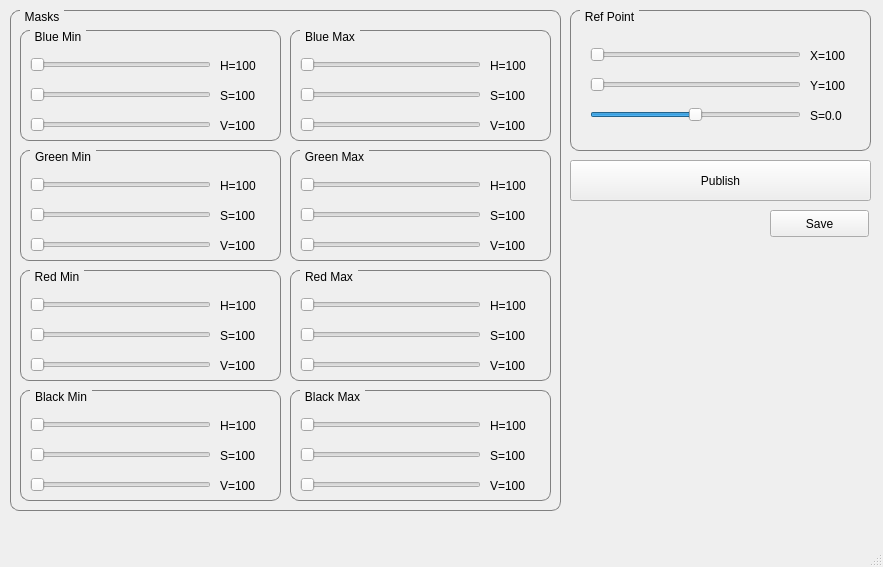
<?xml version="1.0" encoding="UTF-8"?>
<ui version="4.0">
 <class>MainWindow</class>
 <widget class="QMainWindow" name="MainWindow">
  <property name="geometry">
   <rect>
    <x>0</x>
    <y>0</y>
    <width>883</width>
    <height>567</height>
   </rect>
  </property>
  <property name="windowTitle">
   <string>MainWindow</string>
  </property>
  <widget class="QWidget" name="centralwidget">
   <widget class="QGroupBox" name="groupBox">
    <property name="geometry">
     <rect>
      <x>10</x>
      <y>10</y>
      <width>551</width>
      <height>501</height>
     </rect>
    </property>
    <property name="styleSheet">
     <string notr="true">QGroupBox {
    border: 1px solid gray;
    border-radius: 9px;
    margin-top: 0.5em;
}

QGroupBox::title {
    subcontrol-origin: margin;
    left: 10px;
    padding: 0 3px 0 3px;
}</string>
    </property>
    <property name="title">
     <string>Masks</string>
    </property>
    <property name="flat">
     <bool>false</bool>
    </property>
    <widget class="QGroupBox" name="groupBox_2">
     <property name="geometry">
      <rect>
       <x>10</x>
       <y>20</y>
       <width>261</width>
       <height>111</height>
      </rect>
     </property>
     <property name="title">
      <string>Blue Min</string>
     </property>
     <widget class="QSlider" name="sld_min_hsv_blue_h">
      <property name="geometry">
       <rect>
        <x>10</x>
        <y>20</y>
        <width>181</width>
        <height>29</height>
       </rect>
      </property>
      <property name="maximum">
       <number>360</number>
      </property>
      <property name="orientation">
       <enum>Qt::Horizontal</enum>
      </property>
     </widget>
     <widget class="QLabel" name="lbl_min_hsv_blue_h">
      <property name="geometry">
       <rect>
        <x>200</x>
        <y>20</y>
        <width>51</width>
        <height>31</height>
       </rect>
      </property>
      <property name="text">
       <string>H=100</string>
      </property>
     </widget>
     <widget class="QLabel" name="lbl_min_hsv_blue_s">
      <property name="geometry">
       <rect>
        <x>200</x>
        <y>50</y>
        <width>51</width>
        <height>31</height>
       </rect>
      </property>
      <property name="text">
       <string>S=100</string>
      </property>
     </widget>
     <widget class="QSlider" name="sld_min_hsv_blue_s">
      <property name="geometry">
       <rect>
        <x>10</x>
        <y>50</y>
        <width>181</width>
        <height>29</height>
       </rect>
      </property>
      <property name="maximum">
       <number>100</number>
      </property>
      <property name="orientation">
       <enum>Qt::Horizontal</enum>
      </property>
     </widget>
     <widget class="QLabel" name="lbl_min_hsv_blue_v">
      <property name="geometry">
       <rect>
        <x>200</x>
        <y>80</y>
        <width>51</width>
        <height>31</height>
       </rect>
      </property>
      <property name="text">
       <string>V=100</string>
      </property>
     </widget>
     <widget class="QSlider" name="sld_min_hsv_blue_v">
      <property name="geometry">
       <rect>
        <x>10</x>
        <y>80</y>
        <width>181</width>
        <height>29</height>
       </rect>
      </property>
      <property name="maximum">
       <number>100</number>
      </property>
      <property name="orientation">
       <enum>Qt::Horizontal</enum>
      </property>
     </widget>
    </widget>
    <widget class="QGroupBox" name="groupBox_3">
     <property name="geometry">
      <rect>
       <x>10</x>
       <y>140</y>
       <width>261</width>
       <height>111</height>
      </rect>
     </property>
     <property name="title">
      <string>Green Min</string>
     </property>
     <widget class="QSlider" name="sld_min_hsv_green_h">
      <property name="geometry">
       <rect>
        <x>10</x>
        <y>20</y>
        <width>181</width>
        <height>29</height>
       </rect>
      </property>
      <property name="maximum">
       <number>360</number>
      </property>
      <property name="orientation">
       <enum>Qt::Horizontal</enum>
      </property>
     </widget>
     <widget class="QLabel" name="lbl_min_hsv_green_h">
      <property name="geometry">
       <rect>
        <x>200</x>
        <y>20</y>
        <width>51</width>
        <height>31</height>
       </rect>
      </property>
      <property name="text">
       <string>H=100</string>
      </property>
     </widget>
     <widget class="QLabel" name="lbl_min_hsv_green_s">
      <property name="geometry">
       <rect>
        <x>200</x>
        <y>50</y>
        <width>51</width>
        <height>31</height>
       </rect>
      </property>
      <property name="text">
       <string>S=100</string>
      </property>
     </widget>
     <widget class="QSlider" name="sld_min_hsv_green_s">
      <property name="geometry">
       <rect>
        <x>10</x>
        <y>50</y>
        <width>181</width>
        <height>29</height>
       </rect>
      </property>
      <property name="maximum">
       <number>100</number>
      </property>
      <property name="orientation">
       <enum>Qt::Horizontal</enum>
      </property>
     </widget>
     <widget class="QLabel" name="lbl_min_hsv_green_v">
      <property name="geometry">
       <rect>
        <x>200</x>
        <y>80</y>
        <width>51</width>
        <height>31</height>
       </rect>
      </property>
      <property name="text">
       <string>V=100</string>
      </property>
     </widget>
     <widget class="QSlider" name="sld_min_hsv_green_v">
      <property name="geometry">
       <rect>
        <x>10</x>
        <y>80</y>
        <width>181</width>
        <height>29</height>
       </rect>
      </property>
      <property name="maximum">
       <number>100</number>
      </property>
      <property name="orientation">
       <enum>Qt::Horizontal</enum>
      </property>
     </widget>
    </widget>
    <widget class="QGroupBox" name="groupBox_4">
     <property name="geometry">
      <rect>
       <x>10</x>
       <y>260</y>
       <width>261</width>
       <height>111</height>
      </rect>
     </property>
     <property name="title">
      <string>Red Min</string>
     </property>
     <widget class="QSlider" name="sld_min_hsv_red_h">
      <property name="geometry">
       <rect>
        <x>10</x>
        <y>20</y>
        <width>181</width>
        <height>29</height>
       </rect>
      </property>
      <property name="maximum">
       <number>360</number>
      </property>
      <property name="orientation">
       <enum>Qt::Horizontal</enum>
      </property>
     </widget>
     <widget class="QLabel" name="lbl_min_hsv_red_h">
      <property name="geometry">
       <rect>
        <x>200</x>
        <y>20</y>
        <width>51</width>
        <height>31</height>
       </rect>
      </property>
      <property name="text">
       <string>H=100</string>
      </property>
     </widget>
     <widget class="QLabel" name="lbl_min_hsv_red_s">
      <property name="geometry">
       <rect>
        <x>200</x>
        <y>50</y>
        <width>51</width>
        <height>31</height>
       </rect>
      </property>
      <property name="text">
       <string>S=100</string>
      </property>
     </widget>
     <widget class="QSlider" name="sld_min_hsv_red_s">
      <property name="geometry">
       <rect>
        <x>10</x>
        <y>50</y>
        <width>181</width>
        <height>29</height>
       </rect>
      </property>
      <property name="maximum">
       <number>100</number>
      </property>
      <property name="orientation">
       <enum>Qt::Horizontal</enum>
      </property>
     </widget>
     <widget class="QLabel" name="lbl_min_hsv_red_v">
      <property name="geometry">
       <rect>
        <x>200</x>
        <y>80</y>
        <width>51</width>
        <height>31</height>
       </rect>
      </property>
      <property name="text">
       <string>V=100</string>
      </property>
     </widget>
     <widget class="QSlider" name="sld_min_hsv_red_v">
      <property name="geometry">
       <rect>
        <x>10</x>
        <y>80</y>
        <width>181</width>
        <height>29</height>
       </rect>
      </property>
      <property name="maximum">
       <number>100</number>
      </property>
      <property name="orientation">
       <enum>Qt::Horizontal</enum>
      </property>
     </widget>
    </widget>
    <widget class="QGroupBox" name="groupBox_5">
     <property name="geometry">
      <rect>
       <x>10</x>
       <y>380</y>
       <width>261</width>
       <height>111</height>
      </rect>
     </property>
     <property name="title">
      <string>Black Min</string>
     </property>
     <widget class="QSlider" name="sld_min_hsv_black_h">
      <property name="geometry">
       <rect>
        <x>10</x>
        <y>20</y>
        <width>181</width>
        <height>29</height>
       </rect>
      </property>
      <property name="maximum">
       <number>360</number>
      </property>
      <property name="orientation">
       <enum>Qt::Horizontal</enum>
      </property>
     </widget>
     <widget class="QLabel" name="lbl_min_hsv_black_h">
      <property name="geometry">
       <rect>
        <x>200</x>
        <y>20</y>
        <width>51</width>
        <height>31</height>
       </rect>
      </property>
      <property name="text">
       <string>H=100</string>
      </property>
     </widget>
     <widget class="QLabel" name="lbl_min_hsv_black_s">
      <property name="geometry">
       <rect>
        <x>200</x>
        <y>50</y>
        <width>51</width>
        <height>31</height>
       </rect>
      </property>
      <property name="text">
       <string>S=100</string>
      </property>
     </widget>
     <widget class="QSlider" name="sld_min_hsv_black_s">
      <property name="geometry">
       <rect>
        <x>10</x>
        <y>50</y>
        <width>181</width>
        <height>29</height>
       </rect>
      </property>
      <property name="maximum">
       <number>100</number>
      </property>
      <property name="orientation">
       <enum>Qt::Horizontal</enum>
      </property>
     </widget>
     <widget class="QLabel" name="lbl_min_hsv_black_v">
      <property name="geometry">
       <rect>
        <x>200</x>
        <y>80</y>
        <width>51</width>
        <height>31</height>
       </rect>
      </property>
      <property name="text">
       <string>V=100</string>
      </property>
     </widget>
     <widget class="QSlider" name="sld_min_hsv_black_v">
      <property name="geometry">
       <rect>
        <x>10</x>
        <y>80</y>
        <width>181</width>
        <height>29</height>
       </rect>
      </property>
      <property name="maximum">
       <number>100</number>
      </property>
      <property name="orientation">
       <enum>Qt::Horizontal</enum>
      </property>
     </widget>
    </widget>
    <widget class="QGroupBox" name="groupBox_9">
     <property name="geometry">
      <rect>
       <x>280</x>
       <y>140</y>
       <width>261</width>
       <height>111</height>
      </rect>
     </property>
     <property name="title">
      <string>Green Max</string>
     </property>
     <widget class="QSlider" name="sld_max_hsv_green_h">
      <property name="geometry">
       <rect>
        <x>10</x>
        <y>20</y>
        <width>181</width>
        <height>29</height>
       </rect>
      </property>
      <property name="maximum">
       <number>360</number>
      </property>
      <property name="orientation">
       <enum>Qt::Horizontal</enum>
      </property>
     </widget>
     <widget class="QLabel" name="lbl_max_hsv_green_h">
      <property name="geometry">
       <rect>
        <x>200</x>
        <y>20</y>
        <width>51</width>
        <height>31</height>
       </rect>
      </property>
      <property name="text">
       <string>H=100</string>
      </property>
     </widget>
     <widget class="QLabel" name="lbl_max_hsv_green_s">
      <property name="geometry">
       <rect>
        <x>200</x>
        <y>50</y>
        <width>51</width>
        <height>31</height>
       </rect>
      </property>
      <property name="text">
       <string>S=100</string>
      </property>
     </widget>
     <widget class="QSlider" name="sld_max_hsv_green_s">
      <property name="geometry">
       <rect>
        <x>10</x>
        <y>50</y>
        <width>181</width>
        <height>29</height>
       </rect>
      </property>
      <property name="maximum">
       <number>100</number>
      </property>
      <property name="orientation">
       <enum>Qt::Horizontal</enum>
      </property>
     </widget>
     <widget class="QLabel" name="lbl_max_hsv_green_v">
      <property name="geometry">
       <rect>
        <x>200</x>
        <y>80</y>
        <width>51</width>
        <height>31</height>
       </rect>
      </property>
      <property name="text">
       <string>V=100</string>
      </property>
     </widget>
     <widget class="QSlider" name="sld_max_hsv_green_v">
      <property name="geometry">
       <rect>
        <x>10</x>
        <y>80</y>
        <width>181</width>
        <height>29</height>
       </rect>
      </property>
      <property name="maximum">
       <number>100</number>
      </property>
      <property name="orientation">
       <enum>Qt::Horizontal</enum>
      </property>
     </widget>
    </widget>
    <widget class="QGroupBox" name="groupBox_6">
     <property name="geometry">
      <rect>
       <x>280</x>
       <y>260</y>
       <width>261</width>
       <height>111</height>
      </rect>
     </property>
     <property name="title">
      <string>Red Max</string>
     </property>
     <widget class="QSlider" name="sld_max_hsv_red_h">
      <property name="geometry">
       <rect>
        <x>10</x>
        <y>20</y>
        <width>181</width>
        <height>29</height>
       </rect>
      </property>
      <property name="maximum">
       <number>360</number>
      </property>
      <property name="orientation">
       <enum>Qt::Horizontal</enum>
      </property>
     </widget>
     <widget class="QLabel" name="lbl_max_hsv_red_h">
      <property name="geometry">
       <rect>
        <x>200</x>
        <y>20</y>
        <width>51</width>
        <height>31</height>
       </rect>
      </property>
      <property name="text">
       <string>H=100</string>
      </property>
     </widget>
     <widget class="QLabel" name="lbl_max_hsv_red_s">
      <property name="geometry">
       <rect>
        <x>200</x>
        <y>50</y>
        <width>51</width>
        <height>31</height>
       </rect>
      </property>
      <property name="text">
       <string>S=100</string>
      </property>
     </widget>
     <widget class="QSlider" name="sld_max_hsv_red_s">
      <property name="geometry">
       <rect>
        <x>10</x>
        <y>50</y>
        <width>181</width>
        <height>29</height>
       </rect>
      </property>
      <property name="maximum">
       <number>100</number>
      </property>
      <property name="orientation">
       <enum>Qt::Horizontal</enum>
      </property>
     </widget>
     <widget class="QLabel" name="lbl_max_hsv_red_v">
      <property name="geometry">
       <rect>
        <x>200</x>
        <y>80</y>
        <width>51</width>
        <height>31</height>
       </rect>
      </property>
      <property name="text">
       <string>V=100</string>
      </property>
     </widget>
     <widget class="QSlider" name="sld_max_hsv_red_v">
      <property name="geometry">
       <rect>
        <x>10</x>
        <y>80</y>
        <width>181</width>
        <height>29</height>
       </rect>
      </property>
      <property name="maximum">
       <number>100</number>
      </property>
      <property name="orientation">
       <enum>Qt::Horizontal</enum>
      </property>
     </widget>
    </widget>
    <widget class="QGroupBox" name="groupBox_8">
     <property name="geometry">
      <rect>
       <x>280</x>
       <y>20</y>
       <width>261</width>
       <height>111</height>
      </rect>
     </property>
     <property name="title">
      <string>Blue Max</string>
     </property>
     <widget class="QSlider" name="sld_max_hsv_blue_h">
      <property name="geometry">
       <rect>
        <x>10</x>
        <y>20</y>
        <width>181</width>
        <height>29</height>
       </rect>
      </property>
      <property name="maximum">
       <number>360</number>
      </property>
      <property name="orientation">
       <enum>Qt::Horizontal</enum>
      </property>
     </widget>
     <widget class="QLabel" name="lbl_max_hsv_blue_h">
      <property name="geometry">
       <rect>
        <x>200</x>
        <y>20</y>
        <width>51</width>
        <height>31</height>
       </rect>
      </property>
      <property name="text">
       <string>H=100</string>
      </property>
     </widget>
     <widget class="QLabel" name="lbl_max_hsv_blue_s">
      <property name="geometry">
       <rect>
        <x>200</x>
        <y>50</y>
        <width>51</width>
        <height>31</height>
       </rect>
      </property>
      <property name="text">
       <string>S=100</string>
      </property>
     </widget>
     <widget class="QSlider" name="sld_max_hsv_blue_s">
      <property name="geometry">
       <rect>
        <x>10</x>
        <y>50</y>
        <width>181</width>
        <height>29</height>
       </rect>
      </property>
      <property name="maximum">
       <number>100</number>
      </property>
      <property name="orientation">
       <enum>Qt::Horizontal</enum>
      </property>
     </widget>
     <widget class="QLabel" name="lbl_max_hsv_blue_v">
      <property name="geometry">
       <rect>
        <x>200</x>
        <y>80</y>
        <width>51</width>
        <height>31</height>
       </rect>
      </property>
      <property name="text">
       <string>V=100</string>
      </property>
     </widget>
     <widget class="QSlider" name="sld_max_hsv_blue_v">
      <property name="geometry">
       <rect>
        <x>10</x>
        <y>80</y>
        <width>181</width>
        <height>29</height>
       </rect>
      </property>
      <property name="maximum">
       <number>100</number>
      </property>
      <property name="orientation">
       <enum>Qt::Horizontal</enum>
      </property>
     </widget>
    </widget>
    <widget class="QGroupBox" name="groupBox_7">
     <property name="geometry">
      <rect>
       <x>280</x>
       <y>380</y>
       <width>261</width>
       <height>111</height>
      </rect>
     </property>
     <property name="title">
      <string>Black Max</string>
     </property>
     <widget class="QSlider" name="sld_max_hsv_black_h">
      <property name="geometry">
       <rect>
        <x>10</x>
        <y>20</y>
        <width>181</width>
        <height>29</height>
       </rect>
      </property>
      <property name="maximum">
       <number>360</number>
      </property>
      <property name="orientation">
       <enum>Qt::Horizontal</enum>
      </property>
     </widget>
     <widget class="QLabel" name="lbl_max_hsv_black_h">
      <property name="geometry">
       <rect>
        <x>200</x>
        <y>20</y>
        <width>51</width>
        <height>31</height>
       </rect>
      </property>
      <property name="text">
       <string>H=100</string>
      </property>
     </widget>
     <widget class="QLabel" name="lbl_max_hsv_black_s">
      <property name="geometry">
       <rect>
        <x>200</x>
        <y>50</y>
        <width>51</width>
        <height>31</height>
       </rect>
      </property>
      <property name="text">
       <string>S=100</string>
      </property>
     </widget>
     <widget class="QSlider" name="sld_max_hsv_black_s">
      <property name="geometry">
       <rect>
        <x>10</x>
        <y>50</y>
        <width>181</width>
        <height>29</height>
       </rect>
      </property>
      <property name="maximum">
       <number>100</number>
      </property>
      <property name="orientation">
       <enum>Qt::Horizontal</enum>
      </property>
     </widget>
     <widget class="QLabel" name="lbl_max_hsv_black_v">
      <property name="geometry">
       <rect>
        <x>200</x>
        <y>80</y>
        <width>51</width>
        <height>31</height>
       </rect>
      </property>
      <property name="text">
       <string>V=100</string>
      </property>
     </widget>
     <widget class="QSlider" name="sld_max_hsv_black_v">
      <property name="geometry">
       <rect>
        <x>10</x>
        <y>80</y>
        <width>181</width>
        <height>29</height>
       </rect>
      </property>
      <property name="maximum">
       <number>100</number>
      </property>
      <property name="orientation">
       <enum>Qt::Horizontal</enum>
      </property>
     </widget>
    </widget>
   </widget>
   <widget class="QPushButton" name="btn_publish">
    <property name="geometry">
     <rect>
      <x>570</x>
      <y>160</y>
      <width>301</width>
      <height>41</height>
     </rect>
    </property>
    <property name="text">
     <string>Publish</string>
    </property>
   </widget>
   <widget class="QPushButton" name="btn_save">
    <property name="geometry">
     <rect>
      <x>770</x>
      <y>210</y>
      <width>99</width>
      <height>27</height>
     </rect>
    </property>
    <property name="text">
     <string>Save</string>
    </property>
   </widget>
   <widget class="QGroupBox" name="groupBox_10">
    <property name="geometry">
     <rect>
      <x>570</x>
      <y>10</y>
      <width>301</width>
      <height>141</height>
     </rect>
    </property>
    <property name="styleSheet">
     <string notr="true">QGroupBox {
    border: 1px solid gray;
    border-radius: 9px;
    margin-top: 0.5em;
}

QGroupBox::title {
    subcontrol-origin: margin;
    left: 10px;
    padding: 0 3px 0 3px;
}</string>
    </property>
    <property name="title">
     <string>Ref Point</string>
    </property>
    <property name="flat">
     <bool>false</bool>
    </property>
    <widget class="QSlider" name="sld_ref_s">
     <property name="geometry">
      <rect>
       <x>20</x>
       <y>90</y>
       <width>211</width>
       <height>29</height>
      </rect>
     </property>
     <property name="minimum">
      <number>-50</number>
     </property>
     <property name="maximum">
      <number>50</number>
     </property>
     <property name="orientation">
      <enum>Qt::Horizontal</enum>
     </property>
    </widget>
    <widget class="QSlider" name="sld_ref_x">
     <property name="geometry">
      <rect>
       <x>20</x>
       <y>30</y>
       <width>211</width>
       <height>29</height>
      </rect>
     </property>
     <property name="maximum">
      <number>639</number>
     </property>
     <property name="orientation">
      <enum>Qt::Horizontal</enum>
     </property>
    </widget>
    <widget class="QLabel" name="lbl_ref_y">
     <property name="enabled">
      <bool>true</bool>
     </property>
     <property name="geometry">
      <rect>
       <x>240</x>
       <y>60</y>
       <width>51</width>
       <height>31</height>
      </rect>
     </property>
     <property name="text">
      <string>Y=100</string>
     </property>
    </widget>
    <widget class="QLabel" name="lbl_ref_s">
     <property name="geometry">
      <rect>
       <x>240</x>
       <y>90</y>
       <width>51</width>
       <height>31</height>
      </rect>
     </property>
     <property name="text">
      <string>S=0.0</string>
     </property>
    </widget>
    <widget class="QLabel" name="lbl_ref_x">
     <property name="geometry">
      <rect>
       <x>240</x>
       <y>30</y>
       <width>51</width>
       <height>31</height>
      </rect>
     </property>
     <property name="text">
      <string>X=100</string>
     </property>
    </widget>
    <widget class="QSlider" name="sld_ref_y">
     <property name="geometry">
      <rect>
       <x>20</x>
       <y>60</y>
       <width>211</width>
       <height>29</height>
      </rect>
     </property>
     <property name="maximum">
      <number>479</number>
     </property>
     <property name="orientation">
      <enum>Qt::Horizontal</enum>
     </property>
    </widget>
   </widget>
  </widget>
  <widget class="QMenuBar" name="menubar">
   <property name="geometry">
    <rect>
     <x>0</x>
     <y>0</y>
     <width>883</width>
     <height>25</height>
    </rect>
   </property>
  </widget>
  <widget class="QStatusBar" name="statusbar"/>
 </widget>
 <resources/>
 <connections/>
</ui>
